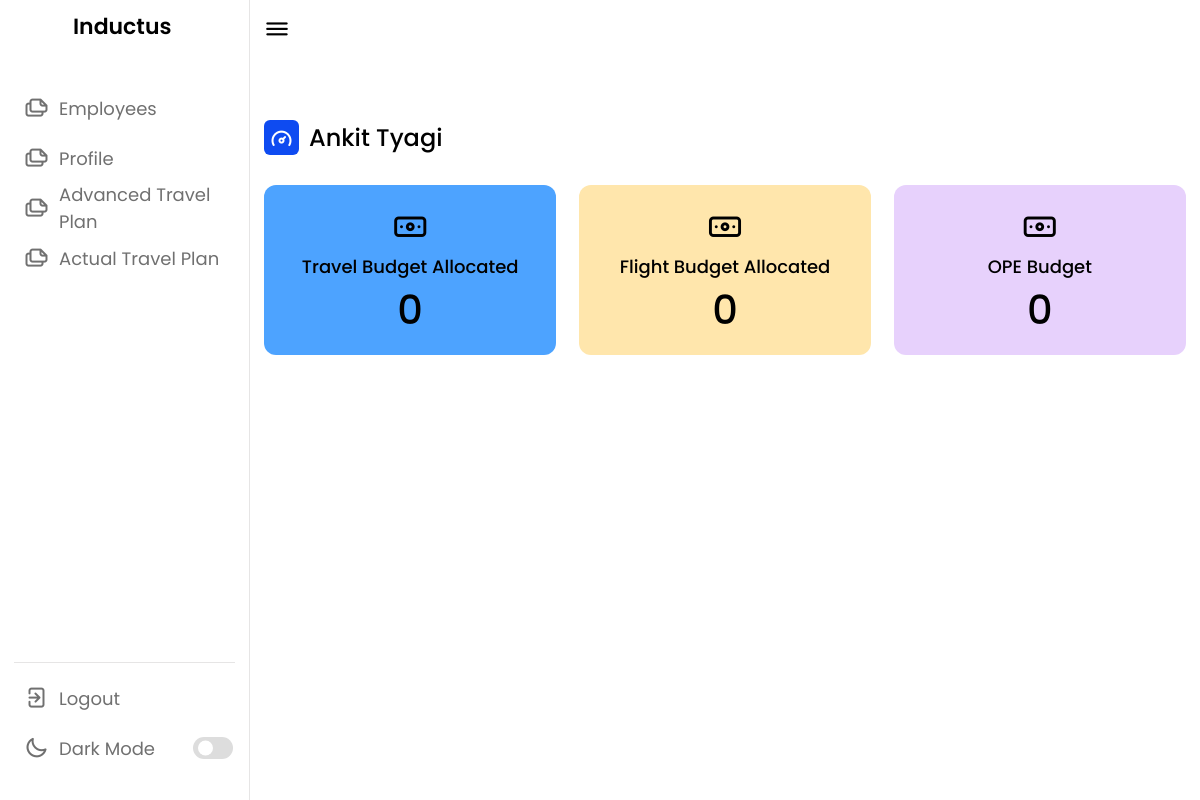
Before: /employee/7e06c45b-a5ca-460d-8b0e-29f9c961be03/ (signed in) with the older database file.
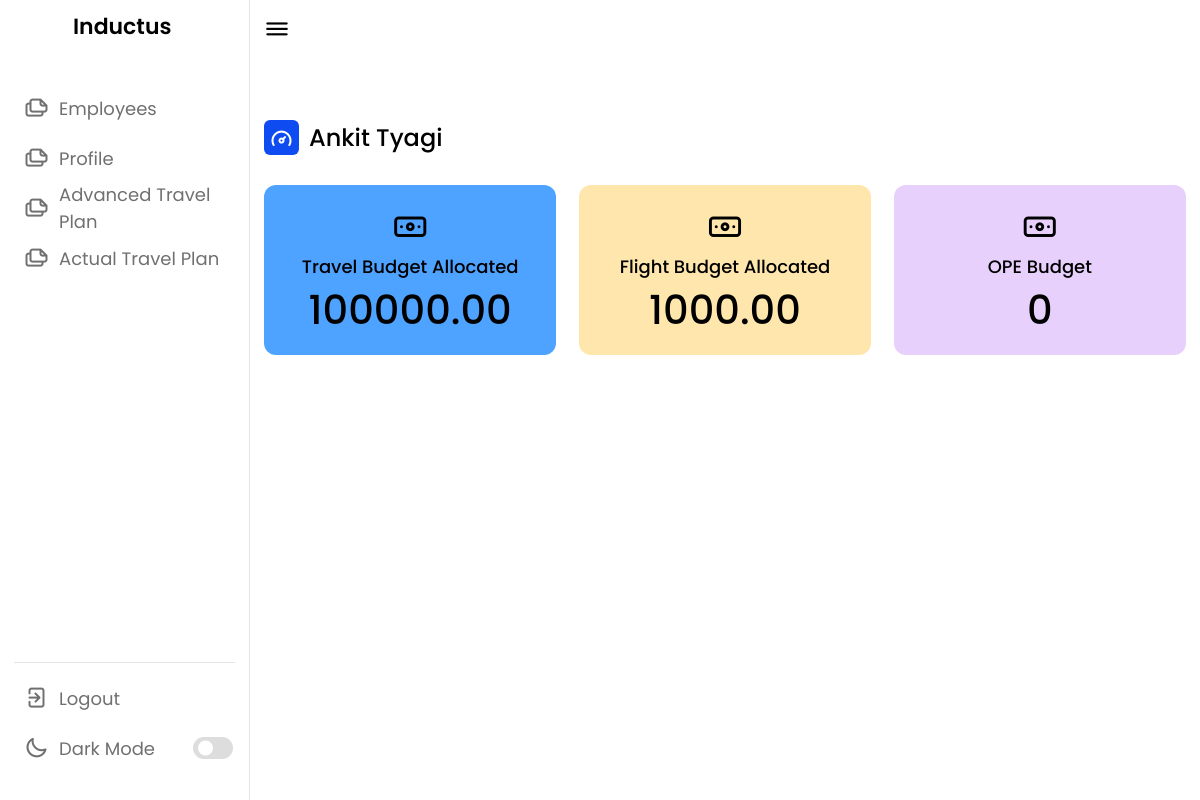
After: the same page with the newer database file.
### base/models.py (models this page shows)
class TravelBudget(models.Model):
    uuid = models.UUIDField(default = uuid.uuid4,primary_key=True,editable=False)
    employee = models.ForeignKey(Employee,on_delete=models.CASCADE, null = True)
    allocated_budget = models.DecimalField(decimal_places=2,default = 0,max_digits = 10)
    from_date = models.DateField(null = True)
    to_date = models.DateField(null = True)
    remaining_budget = models.DecimalField(decimal_places=2,default = 0,max_digits = 10)

class FlightBudget(models.Model):
    uuid = models.UUIDField(default = uuid.uuid4,primary_key=True,editable=False)
    employee = models.ForeignKey(Employee,on_delete=models.CASCADE, null = True)
    allocated_budget = models.DecimalField(decimal_places=2,default = 0,max_digits = 10)
    from_date = models.DateField(null = True)
    to_date = models.DateField(null = True)
    remaining_budget = models.DecimalField(decimal_places=2,default = 0,max_digits = 10)

### base/views.py (the view)
# urls.py: path('employee/<str:pk>/',EmployeeProfileView,name = "employee"),
@login_required(login_url='login')
def EmployeeProfileView(request,pk):
    flight_budget=0
    travel_budget=0
    ope_budget=0
    employee=0
    try:
        employee = Employee.objects.get(uuid=pk)
        print(employee)
        flight_budget = FlightBudget.objects.get(employee=employee)
        travel_budget = TravelBudget.objects.get(employee=employee)
        ope_budget = OPEBudget.objects.get(employee=employee)
    except:
        pass
    context = {
        'employee': employee,
        'flight_budget' : flight_budget,
        'travel_budget' : travel_budget,
        'ope_budget' : ope_budget
    }
    return render(request,"profile.html",context)

### base/models.py (called while the page is built)
    def __str__(self):
        return str(self.Emp_name)

### base/templates/profile.html (shortened to what this page needs)
{% load static %}
<!DOCTYPE html>
<html lang="en">
<head>
    <link rel="stylesheet" href="{% static 'style.css' %}">
    <link rel="stylesheet" href="https://unicons.iconscout.com/release/v4.0.0/css/line.css">
</head>
<body>
    <nav>
        <div class="logo-name">
            <span class="logo_name">Inductus</span>
        </div>
        <div class="menu-items">
            <ul class="nav-links">
                <li><a href="{% url 'employees' %}">
                    <i class="uil uil-files-landscapes"></i>
                    <span class="link-name">Employees</span>
                </a></li>
                <li><a href="" target="_self">
                        <i class="uil uil-files-landscapes"></i>
                        <span class="link-name">Profile</span>
                    </a></li>
                    <li><a href="{% url 'atp' employee.uuid %}">
                        <i class="uil uil-files-landscapes"></i>
                        <span class="link-name">Advanced Travel Plan</span>
                    </a></li>
                    <li><a href="">
                        <i class="uil uil-files-landscapes"></i>
                        <span class="link-name">Actual Travel Plan</span>
                    </a></li>
            </ul>
            <ul class="logout-mode">
                <li><a href="{% url 'logout' %}">
                        <i class="uil uil-signout"></i>
                        <span class="link-name">Logout</span>
                    </a></li>
                <li class="mode">
                    <a href="#">
                        <i class="uil uil-moon"></i>
                        <span class="link-name">Dark Mode</span>
                    </a>
                    <div class="mode-toggle">
                        <span class="switch"></span>
                    </div>
                </li>
            </ul>
        </div>
    </nav>
    <section class="dashboard">
        <div class="top">
            <i class="uil uil-bars sidebar-toggle"></i>
        </div>
        <div class="dash-content">
            <div class="overview">
                <div class="activity">
                    <div class="title">
                        <i class="uil uil-tachometer-fast-alt"></i>
                        <span class="text">{{employee.Emp_name}}</span>
                    </div>
                    <div class="boxes">
                        <div class="box box1">
                            <i class="uil uil-money-bill"></i>
                            <span class="text">Travel Budget Allocated</span>
                            {% if travel_budget == 0  %}
                            <span class="number">0</span>
                            {% else %}
                            <span class="number">{{travel_budget.allocated_budget}}</span>
                            {% endif %}
                        </div>
                        <div class="box box2">
                            <i class="uil uil-money-bill"></i>
                            <span class="text">Flight Budget Allocated</span>
                            {% if flight_budget == 0  %}
                            <span class="number">0</span>
                            {% else %}
                            <span class="number">{{flight_budget.allocated_budget}}</span>
                            {% endif %}
                        </div>
                        <div class="box box3">
                            <i class="uil uil-money-bill"></i>
                            <span class="text">OPE Budget</span>
                            {% if ope_budget == 0  %}
                            <span class="number">0</span>
                            {% else %}
                            <span class="number">{{ope_budget.allocated_budget}}</span>
                            {% endif %}
                        </div>
                    </div>
                    </div>
                    </div>
            </div>
    </section>
</body>
</html>

Changed rows visible on the page:
now on this page (row unchanged): TravelBudget: allocated_budget "100000.00"
added FlightBudget: allocated_budget "1000.00"
Other visible differences:
text no longer shown: "0 0"
